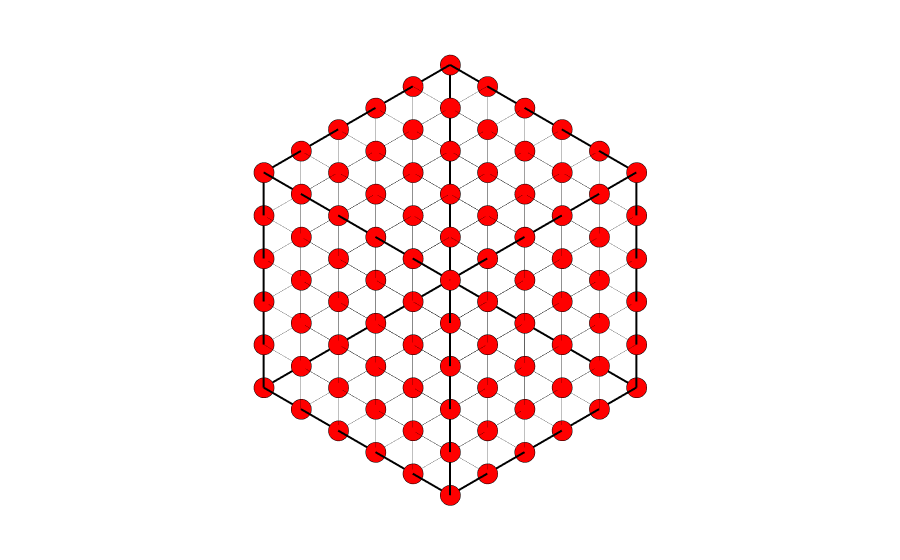

Notebook code cell kept with this figure:
### Markdown cell above
## **Positions plot**

### Code cell
def get_positions_plot(filename, saved_filename):

    with open(filename, 'r') as f:
        lines = f.readlines()
    
    num_atoms = int(lines[0])
    block_size = num_atoms + 2
    total_frames = len(lines) // block_size
    
    all_data = []
    for f in range(total_frames):
        start = f * block_size + 2
        end = start + num_atoms
        frame_coords = [l.split()[1:4] for l in lines[start:end]]
        
        df_frame = pd.DataFrame(frame_coords, columns=['x', 'y', 'z'], dtype=float)
        df_frame['frame'] = f  
        all_data.append(df_frame)

    df = pd.concat(all_data, ignore_index=True)

    last_frame = df[df['frame'] == df['frame'].max()]

    fig = px.scatter_3d(
        last_frame,
        x='x', y='y', z='z',
        opacity=1.0,
        template="plotly_white"
    )

    fig.update_traces(
        marker=dict(
            size=7,
            color='red',
            line=dict(width=0.5, color='black')
        )
    )

    # Box edges 
    xmin, ymin, zmin = last_frame[['x','y','z']].min()
    xmax, ymax, zmax = last_frame[['x','y','z']].max()

    edges = [
        ([xmin,xmax],[ymin,ymin],[zmin,zmin]),
        ([xmin,xmax],[ymax,ymax],[zmin,zmin]),
        ([xmin,xmax],[ymin,ymin],[zmax,zmax]),
        ([xmin,xmax],[ymax,ymax],[zmax,zmax]),

        ([xmin,xmin],[ymin,ymax],[zmin,zmin]),
        ([xmax,xmax],[ymin,ymax],[zmin,zmin]),
        ([xmin,xmin],[ymin,ymax],[zmax,zmax]),
        ([xmax,xmax],[ymin,ymax],[zmax,zmax]),

        ([xmin,xmin],[ymin,ymin],[zmin,zmax]),
        ([xmax,xmax],[ymin,ymin],[zmin,zmax]),
        ([xmin,xmin],[ymax,ymax],[zmin,zmax]),
        ([xmax,xmax],[ymax,ymax],[zmin,zmax])
    ]

    for ex, ey, ez in edges:
        fig.add_scatter3d(x=ex, y=ey, z=ez, mode='lines',
                        line=dict(color='black', width=4),
                        showlegend=False)

    fig.update_layout(
        scene=dict(
            aspectmode='cube',
            xaxis=dict(showbackground=False, title='x'),
            yaxis=dict(showbackground=False, title='y'),
            zaxis=dict(showbackground=False, title='z'),
            camera=dict(
                projection=dict(type="orthographic"),
                eye=dict(x=1.6, y=1.6, z=1.3)
            )
        ),
        title_x=0.5
    )

    # Positions array
    pos = last_frame[['x','y','z']].values

    # Bonds
    tree = cKDTree(pos)
    dists, _ = tree.query(pos, k=7)  
    a = np.median(dists[:,1])        
    pairs = tree.query_pairs(r=1.2*a)

    for i, j in pairs:
        fig.add_scatter3d(
            x=[pos[i,0], pos[j,0]],
            y=[pos[i,1], pos[j,1]],
            z=[pos[i,2], pos[j,2]],
            mode='lines',
            line=dict(color='black', width=1),
            opacity=0.5,
            showlegend=False
        )

    fig.update_layout(
        margin=dict(l=0, r=0, b=0, t=0),
        scene=dict(
            aspectmode='cube',
            xaxis=dict(showbackground=False, showticklabels=False, showgrid=False, zeroline=False, title=''),
            yaxis=dict(showbackground=False, showticklabels=False, showgrid=False, zeroline=False, title=''),
            zaxis=dict(showbackground=False, showticklabels=False, showgrid=False, zeroline=False, title=''),
            camera=dict(
                projection=dict(type="orthographic"),
                eye=dict(x=1, y=1, z=1)
            ),
            
        )
    )

    fig.show()
    fig.write_html(f"{saved_filename}.html")
    fig.write_image(f"{saved_filename}.pdf", scale=3, width=250, height=300)

    return 

filename = simulation_path / "final_position.xyz"
saved_filename = simulation_path / "positions"
get_positions_plot(filename, saved_filename)
